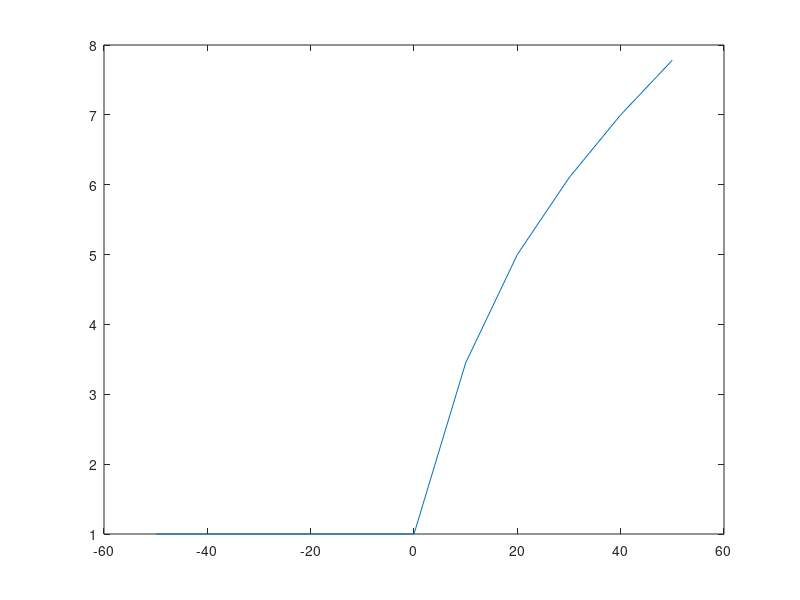

MATLAB code to generate this figure:
 % Author               Adriana trejo patricio 
% Date                  202123172
% Version                1
% Usage 15                :octave> /path/inecuaciones     
% Notes                    :Requiere aplicacion octave , usar su linea de comandos
%                     : https://octaveintro.readthedocs.io/en/latest/index.html
% limpiar variables
clear
%dominio de la funcion 
x = -50:10:50;
%Reglas de correspondencia (funcion)
y =(1)+ sqrt(x-4)
%plotear funcion 
plot(x,y)

